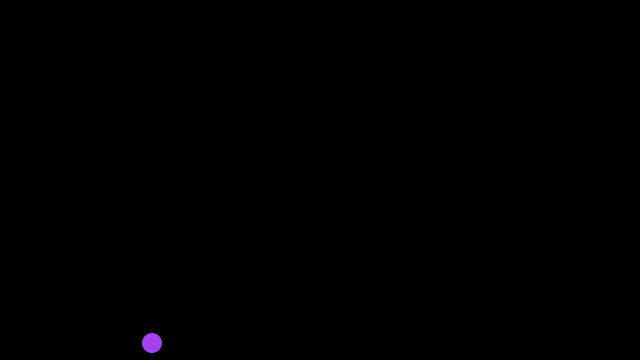
Frame 1 (no input)
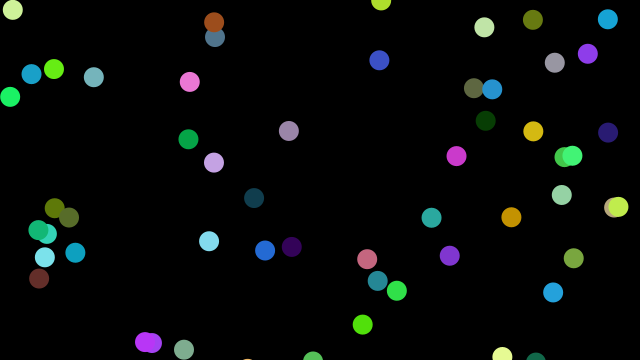
Frame 60 (the mouse pressed at the canvas centre just before this capture)
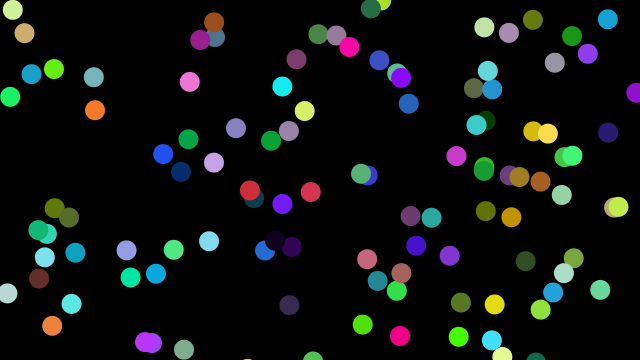
Frame 120 (the mouse held since frame 60 and released just before this capture)

The Processing sketch that drew these frames (run headless with seeded random() and noise(); from frame 60 on, the mouse is pressed at the canvas centre):

// Processing sketch: Processing_tutorial
// ── Processing_tutorial.pde
void setup(){
size(640,360);
background(0);
}

void draw(){
  noStroke();
  fill(random(255),random(255),random(255));
  circle(random(640),random(400),20);


}
